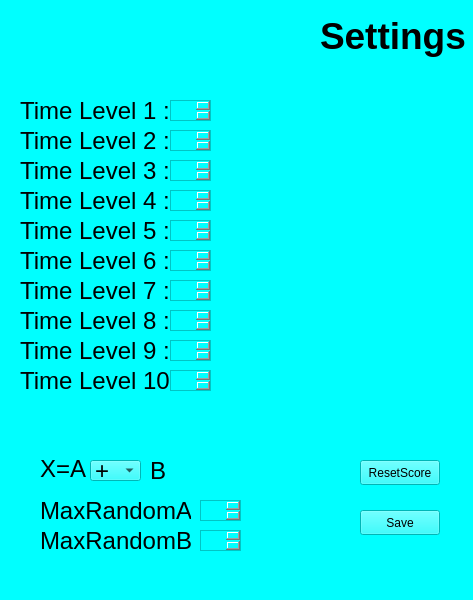
<?xml version="1.0" encoding="UTF-8"?>
<ui version="4.0">
 <class>MainWindow</class>
 <widget class="QMainWindow" name="MainWindow">
  <property name="geometry">
   <rect>
    <x>0</x>
    <y>0</y>
    <width>473</width>
    <height>600</height>
   </rect>
  </property>
  <property name="windowTitle">
   <string>MainWindow</string>
  </property>
  <property name="autoFillBackground">
   <bool>false</bool>
  </property>
  <property name="styleSheet">
   <string notr="true">background-color: rgb(0, 255, 255)</string>
  </property>
  <widget class="QWidget" name="centralwidget">
   <widget class="QLabel" name="label">
    <property name="geometry">
     <rect>
      <x>320</x>
      <y>10</y>
      <width>151</width>
      <height>51</height>
     </rect>
    </property>
    <property name="font">
     <font>
      <pointsize>28</pointsize>
      <weight>75</weight>
      <bold>true</bold>
     </font>
    </property>
    <property name="styleSheet">
     <string notr="true">font-weight: bold;</string>
    </property>
    <property name="text">
     <string>Settings</string>
    </property>
   </widget>
   <widget class="QLabel" name="label_2">
    <property name="geometry">
     <rect>
      <x>20</x>
      <y>130</y>
      <width>151</width>
      <height>21</height>
     </rect>
    </property>
    <property name="font">
     <font>
      <pointsize>18</pointsize>
     </font>
    </property>
    <property name="styleSheet">
     <string notr="true"/>
    </property>
    <property name="text">
     <string>Time Level 2 :</string>
    </property>
   </widget>
   <widget class="QLabel" name="label_3">
    <property name="geometry">
     <rect>
      <x>20</x>
      <y>100</y>
      <width>151</width>
      <height>21</height>
     </rect>
    </property>
    <property name="font">
     <font>
      <pointsize>18</pointsize>
     </font>
    </property>
    <property name="styleSheet">
     <string notr="true"/>
    </property>
    <property name="text">
     <string>Time Level 1 :</string>
    </property>
   </widget>
   <widget class="QLabel" name="label_4">
    <property name="geometry">
     <rect>
      <x>20</x>
      <y>160</y>
      <width>151</width>
      <height>21</height>
     </rect>
    </property>
    <property name="font">
     <font>
      <pointsize>18</pointsize>
     </font>
    </property>
    <property name="styleSheet">
     <string notr="true"/>
    </property>
    <property name="text">
     <string>Time Level 3 :</string>
    </property>
   </widget>
   <widget class="QLabel" name="label_5">
    <property name="geometry">
     <rect>
      <x>20</x>
      <y>190</y>
      <width>151</width>
      <height>21</height>
     </rect>
    </property>
    <property name="font">
     <font>
      <pointsize>18</pointsize>
     </font>
    </property>
    <property name="styleSheet">
     <string notr="true"/>
    </property>
    <property name="text">
     <string>Time Level 4 :</string>
    </property>
   </widget>
   <widget class="QLabel" name="label_6">
    <property name="geometry">
     <rect>
      <x>20</x>
      <y>220</y>
      <width>151</width>
      <height>21</height>
     </rect>
    </property>
    <property name="font">
     <font>
      <pointsize>18</pointsize>
     </font>
    </property>
    <property name="styleSheet">
     <string notr="true"/>
    </property>
    <property name="text">
     <string>Time Level 5 :</string>
    </property>
   </widget>
   <widget class="QLabel" name="label_7">
    <property name="geometry">
     <rect>
      <x>20</x>
      <y>250</y>
      <width>151</width>
      <height>21</height>
     </rect>
    </property>
    <property name="font">
     <font>
      <pointsize>18</pointsize>
     </font>
    </property>
    <property name="styleSheet">
     <string notr="true"/>
    </property>
    <property name="text">
     <string>Time Level 6 :</string>
    </property>
   </widget>
   <widget class="QLabel" name="label_8">
    <property name="geometry">
     <rect>
      <x>20</x>
      <y>280</y>
      <width>151</width>
      <height>21</height>
     </rect>
    </property>
    <property name="font">
     <font>
      <pointsize>18</pointsize>
     </font>
    </property>
    <property name="styleSheet">
     <string notr="true"/>
    </property>
    <property name="text">
     <string>Time Level 7 :</string>
    </property>
   </widget>
   <widget class="QLabel" name="label_9">
    <property name="geometry">
     <rect>
      <x>20</x>
      <y>310</y>
      <width>151</width>
      <height>21</height>
     </rect>
    </property>
    <property name="font">
     <font>
      <pointsize>18</pointsize>
     </font>
    </property>
    <property name="styleSheet">
     <string notr="true"/>
    </property>
    <property name="text">
     <string>Time Level 8 :</string>
    </property>
   </widget>
   <widget class="QLabel" name="label_10">
    <property name="geometry">
     <rect>
      <x>20</x>
      <y>340</y>
      <width>151</width>
      <height>21</height>
     </rect>
    </property>
    <property name="font">
     <font>
      <pointsize>18</pointsize>
     </font>
    </property>
    <property name="styleSheet">
     <string notr="true"/>
    </property>
    <property name="text">
     <string>Time Level 9 :</string>
    </property>
   </widget>
   <widget class="QLabel" name="label_11">
    <property name="geometry">
     <rect>
      <x>20</x>
      <y>370</y>
      <width>151</width>
      <height>21</height>
     </rect>
    </property>
    <property name="font">
     <font>
      <pointsize>18</pointsize>
     </font>
    </property>
    <property name="styleSheet">
     <string notr="true"/>
    </property>
    <property name="text">
     <string>Time Level 10 :</string>
    </property>
   </widget>
   <widget class="QPlainTextEdit" name="plainTextEdit">
    <property name="geometry">
     <rect>
      <x>170</x>
      <y>100</y>
      <width>41</width>
      <height>21</height>
     </rect>
    </property>
   </widget>
   <widget class="QPlainTextEdit" name="plainTextEdit_2">
    <property name="geometry">
     <rect>
      <x>170</x>
      <y>130</y>
      <width>41</width>
      <height>21</height>
     </rect>
    </property>
   </widget>
   <widget class="QPlainTextEdit" name="plainTextEdit_3">
    <property name="geometry">
     <rect>
      <x>170</x>
      <y>160</y>
      <width>41</width>
      <height>21</height>
     </rect>
    </property>
   </widget>
   <widget class="QPlainTextEdit" name="plainTextEdit_4">
    <property name="geometry">
     <rect>
      <x>170</x>
      <y>190</y>
      <width>41</width>
      <height>21</height>
     </rect>
    </property>
   </widget>
   <widget class="QPlainTextEdit" name="plainTextEdit_5">
    <property name="geometry">
     <rect>
      <x>170</x>
      <y>220</y>
      <width>41</width>
      <height>21</height>
     </rect>
    </property>
   </widget>
   <widget class="QPlainTextEdit" name="plainTextEdit_6">
    <property name="geometry">
     <rect>
      <x>170</x>
      <y>250</y>
      <width>41</width>
      <height>21</height>
     </rect>
    </property>
   </widget>
   <widget class="QPlainTextEdit" name="plainTextEdit_7">
    <property name="geometry">
     <rect>
      <x>170</x>
      <y>280</y>
      <width>41</width>
      <height>21</height>
     </rect>
    </property>
   </widget>
   <widget class="QPlainTextEdit" name="plainTextEdit_8">
    <property name="geometry">
     <rect>
      <x>170</x>
      <y>310</y>
      <width>41</width>
      <height>21</height>
     </rect>
    </property>
   </widget>
   <widget class="QPlainTextEdit" name="plainTextEdit_9">
    <property name="geometry">
     <rect>
      <x>170</x>
      <y>340</y>
      <width>41</width>
      <height>21</height>
     </rect>
    </property>
   </widget>
   <widget class="QPlainTextEdit" name="plainTextEdit_10">
    <property name="geometry">
     <rect>
      <x>170</x>
      <y>370</y>
      <width>41</width>
      <height>21</height>
     </rect>
    </property>
   </widget>
   <widget class="QLabel" name="label_12">
    <property name="geometry">
     <rect>
      <x>40</x>
      <y>460</y>
      <width>51</width>
      <height>17</height>
     </rect>
    </property>
    <property name="font">
     <font>
      <pointsize>18</pointsize>
     </font>
    </property>
    <property name="text">
     <string>X=A</string>
    </property>
   </widget>
   <widget class="QComboBox" name="comboBox">
    <property name="geometry">
     <rect>
      <x>90</x>
      <y>460</y>
      <width>51</width>
      <height>21</height>
     </rect>
    </property>
    <property name="font">
     <font>
      <pointsize>18</pointsize>
     </font>
    </property>
    <item>
     <property name="text">
      <string>+</string>
     </property>
    </item>
    <item>
     <property name="text">
      <string>-</string>
     </property>
    </item>
    <item>
     <property name="text">
      <string>:</string>
     </property>
    </item>
    <item>
     <property name="text">
      <string>x</string>
     </property>
    </item>
   </widget>
   <widget class="QLabel" name="label_13">
    <property name="geometry">
     <rect>
      <x>150</x>
      <y>460</y>
      <width>51</width>
      <height>21</height>
     </rect>
    </property>
    <property name="font">
     <font>
      <pointsize>18</pointsize>
     </font>
    </property>
    <property name="text">
     <string>B</string>
    </property>
   </widget>
   <widget class="QPlainTextEdit" name="plainTextEdit_11">
    <property name="geometry">
     <rect>
      <x>200</x>
      <y>500</y>
      <width>41</width>
      <height>21</height>
     </rect>
    </property>
   </widget>
   <widget class="QLabel" name="label_14">
    <property name="geometry">
     <rect>
      <x>40</x>
      <y>500</y>
      <width>151</width>
      <height>21</height>
     </rect>
    </property>
    <property name="font">
     <font>
      <pointsize>18</pointsize>
     </font>
    </property>
    <property name="styleSheet">
     <string notr="true"/>
    </property>
    <property name="text">
     <string>MaxRandomA</string>
    </property>
   </widget>
   <widget class="QLabel" name="label_15">
    <property name="geometry">
     <rect>
      <x>40</x>
      <y>530</y>
      <width>151</width>
      <height>21</height>
     </rect>
    </property>
    <property name="font">
     <font>
      <pointsize>18</pointsize>
     </font>
    </property>
    <property name="styleSheet">
     <string notr="true"/>
    </property>
    <property name="text">
     <string>MaxRandomB</string>
    </property>
   </widget>
   <widget class="QPlainTextEdit" name="plainTextEdit_12">
    <property name="geometry">
     <rect>
      <x>200</x>
      <y>530</y>
      <width>41</width>
      <height>21</height>
     </rect>
    </property>
   </widget>
   <widget class="QPushButton" name="pushButton">
    <property name="geometry">
     <rect>
      <x>360</x>
      <y>460</y>
      <width>80</width>
      <height>25</height>
     </rect>
    </property>
    <property name="text">
     <string>ResetScore</string>
    </property>
   </widget>
   <widget class="QPushButton" name="pushButton_2">
    <property name="geometry">
     <rect>
      <x>360</x>
      <y>510</y>
      <width>80</width>
      <height>25</height>
     </rect>
    </property>
    <property name="text">
     <string>Save</string>
    </property>
   </widget>
  </widget>
  <widget class="QMenuBar" name="menubar">
   <property name="geometry">
    <rect>
     <x>0</x>
     <y>0</y>
     <width>473</width>
     <height>22</height>
    </rect>
   </property>
  </widget>
  <widget class="QStatusBar" name="statusbar"/>
 </widget>
 <resources/>
 <connections/>
</ui>
